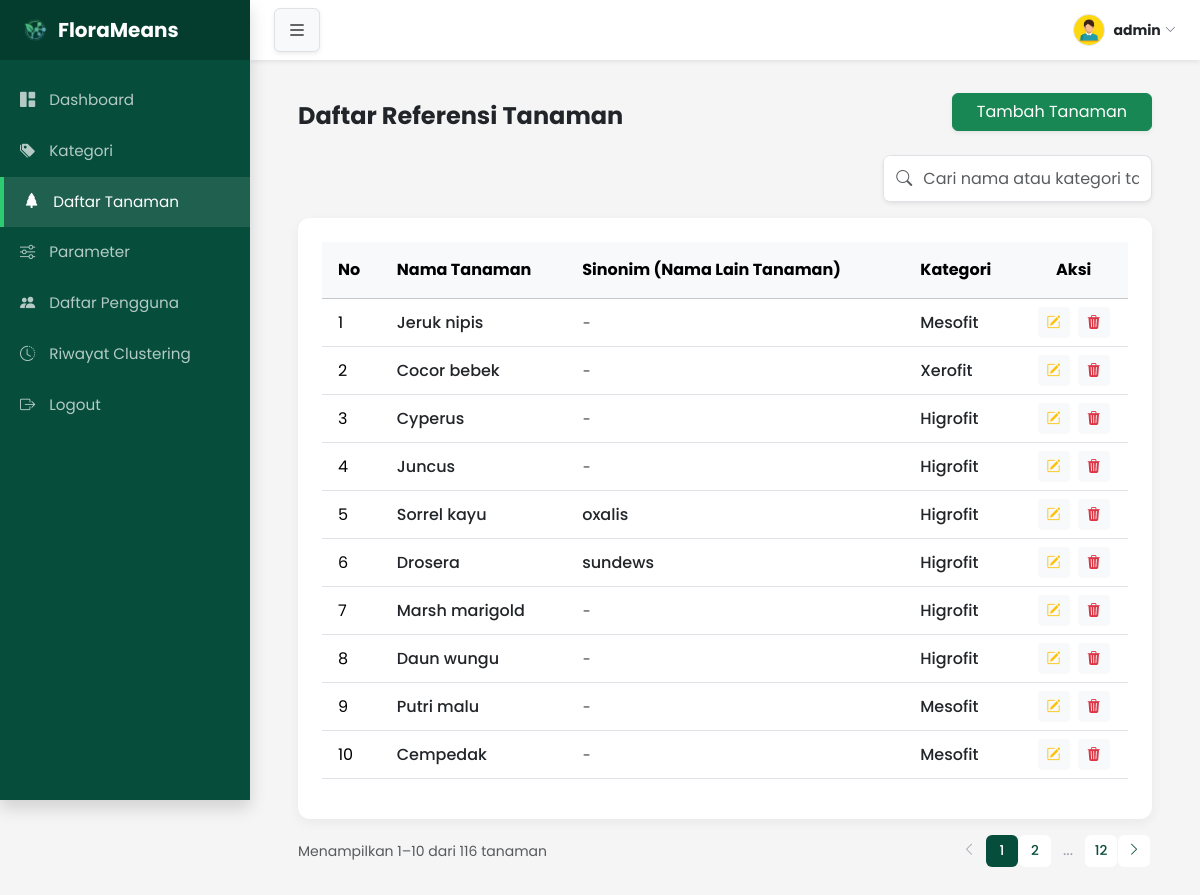
The page /daftar_tanaman.php (signed in) on the database its author committed.
### tables this page shows
CREATE TABLE `tanaman` (
  `id_tanaman` int(11) NOT NULL,
  `nama_tanaman` varchar(50) NOT NULL,
  `sinonim` text NOT NULL,
  `id_kategori` int(11) NOT NULL
);

CREATE TABLE `kategori` (
  `id_kategori` int(11) NOT NULL,
  `nama_kategori` varchar(25) NOT NULL,
  `suhu_udara_min` double NOT NULL,
  `suhu_udara_max` double NOT NULL,
  `cahaya_min` double NOT NULL,
  `cahaya_max` double NOT NULL,
  `lembab_udara_min` double NOT NULL,
  `lembab_udara_max` double NOT NULL,
  `lembab_tanah_min` double NOT NULL,
  `lembab_tanah_max` double NOT NULL
);

### database.php (called while the page is built, shortened)
<?php
class Database {
    private $host = "localhost";
    private $user = "root";
    private $pass = "";
    private $db = "florameans_db";
    public function __construct(){
        $this->conn = mysqli_connect($this->host, $this->user, $this->pass, $this->db);
    }
}
?>

### daftar_tanaman_controller.php (called while the page is built, shortened)
<?php
require_once 'database.php';
class Tanaman extends Database {
    public function cari($keyword = null, $limit = 10, $offset = 0) {
        $query = "SELECT tanaman.*, kategori.nama_kategori
                FROM tanaman
                LEFT JOIN kategori ON tanaman.id_kategori = kategori.id_kategori";
        $query .= " ORDER BY tanaman.id_tanaman DESC LIMIT $limit OFFSET $offset";
        return mysqli_query($this->conn, $query);
    }
    public function hitungTotal($keyword = '') {
        if (!empty($keyword)) {
            $keyword = $this->escape($keyword);
            $query = "SELECT COUNT(*) as total FROM tanaman t
                    LEFT JOIN kategori k ON t.id_kategori = k.id_kategori
                    WHERE t.nama_tanaman LIKE '%$keyword%'
                        OR t.sinonim LIKE '%$keyword%'
                        OR k.nama_kategori LIKE '%$keyword%'";
        } else {
            $query = "SELECT COUNT(*) as total FROM tanaman";
        }
        $result = mysqli_query($this->conn, $query);
        $row    = mysqli_fetch_assoc($result);
        return (int)$row['total'];
    }
}
?>

### daftar_tanaman.php (the view, shortened to what this page needs)
<?php
    require_once 'daftar_tanaman_controller.php';
    require_once 'viewHelper.php';
    $tanamanObj = new Tanaman();
    $keyword    = isset($_GET['search']) && !empty($_GET['search']) ? $_GET['search'] : '';
    $totalData  = $tanamanObj->hitungTotal($keyword);
    $pagination = ViewHelper::getPaginationData($totalData, 10);
    $dataTanaman = $tanamanObj->cari($keyword, $pagination['perPage'], $pagination['offset']);
?>
<!DOCTYPE html>
<html lang="en">
<head>
    <link href="https://cdn.jsdelivr.net/npm/bootstrap@5.3.8/dist/css/bootstrap.min.css" rel="stylesheet">
    <link rel="stylesheet" href="https://cdn.jsdelivr.net/npm/bootstrap-icons@1.11.3/font/bootstrap-icons.min.css">
    <link rel="stylesheet" href="style.css">
</head>
<body>
    <div class="d-flex">
         <?php include 'sidebar.php'; ?>
        <main id="main-content">
            <div class="container-fluid p-4 p-md-5">
                <div class="card p-4 border-0">
                    <div class="table-responsive">
                        <table class="table table-hover align-middle">
                            <thead class="table-light">
                                <tr>
                                    <th class="py-3 px-3">No</th>
                                    <th class="py-3">Nama Tanaman</th>
                                    <th class="py-3">Sinonim (Nama Lain Tanaman)</th>
                                    <th class="py-3">Kategori</th>
                                    <th class=" py-3 text-center">Aksi</th>
                                </tr>
                            </thead>
                            <tbody>
                                <?php
                                $no = $pagination['offset'] + 1;
                                if (mysqli_num_rows($dataTanaman) > 0 ){
                                    while ($row = mysqli_fetch_assoc($dataTanaman)){
                                ?>
                                <tr>
                                    <td class="px-3"><?= $no++;?></td>
                                    <td class="fw-medium text-dark"><?= $row['nama_tanaman'];?></td>
                                    <td class="fw-medium text-dark">
                                        <?= !empty($row['sinonim']) ? $row['sinonim'] : '<span class="text-muted small"><em>-</em></span>'; ?>
                                    </td>
                                    <td class="fw-medium text-dark"><?= $row['nama_kategori'];?></td>
                                    <td class="text-center">
                                        <button class="btn btn-sm btn-light text-warning me-1 btn-edit"
                                            data-id="<?= $row['id_tanaman'];?>"
                                            data-nama="<?= $row['nama_tanaman'];?>"
                                            data-sinonim="<?= $row['sinonim'];?>"
                                            data-edit-kategori="<?= $row['id_kategori'];?>"
                                            data-bs-toggle="modal"
                                            data-bs-target="#modalEdit">
                                            <i class="bi bi-pencil-square"></i>
                                        </button>
                                        <button class="btn btn-sm btn-light text-danger btn-delete" data-id="<?= $row['id_tanaman'];?>"><i class="bi bi-trash3-fill"></i></button>
                                    </td>
                                </tr>
                                <?php
                                    }
                                } else {
                                    $totalData = 0;
                                    echo '<tr><td colspan="5" class="text-center py-5 text-muted italic">Belum ada data tanaman yang terdaftar.</td></tr>';
                                }
                                ?>
                                </tbody>
                            </table>
                        </div>
                    </div>
                </div>
            </div>
</body>
</html>

### style.css (style rules this page uses)
body { font-family: 'Poppins', sans-serif; background-color: #F5F5F5; margin: 0; padding: 0; }

### sidebar.php (style rules this page uses)
body { background-color: #f5f5f5; overflow-x: hidden; }
#main-content { width: 100%; padding-left: 250px; padding-top: 45px; transition: all 0.3s ease-in-out; position: relative; }
.card { border: none; border-radius: 12px; box-shadow: 0 4px 12px rgba(0,0,0,0.05); }

### rows shown on the page
tanaman: nama_tanaman "Jeruk nipis", id_kategori.nama_kategori "Mesofit"
tanaman: nama_tanaman "Cocor bebek", id_kategori.nama_kategori "Xerofit"
tanaman: nama_tanaman "Cyperus", id_kategori.nama_kategori "Higrofit"
tanaman: nama_tanaman "Juncus", id_kategori.nama_kategori "Higrofit"
tanaman: nama_tanaman "Sorrel kayu", sinonim "oxalis", id_kategori.nama_kategori "Higrofit"
tanaman: nama_tanaman "Drosera", sinonim "sundews", id_kategori.nama_kategori "Higrofit"
tanaman: nama_tanaman "Marsh marigold", id_kategori.nama_kategori "Higrofit"
tanaman: nama_tanaman "Daun wungu", id_kategori.nama_kategori "Higrofit"
tanaman: nama_tanaman "Putri malu", id_kategori.nama_kategori "Mesofit"
tanaman: nama_tanaman "Cempedak", id_kategori.nama_kategori "Mesofit"

### other values the page prints
$nama_admin "admin"
$title "Daftar Referensi Tanaman"
$buttonText "Tambah Tanaman"
$info "Menampilkan 1–10 dari 116 tanaman"
$page "1"
$page "2"
$page "12"
